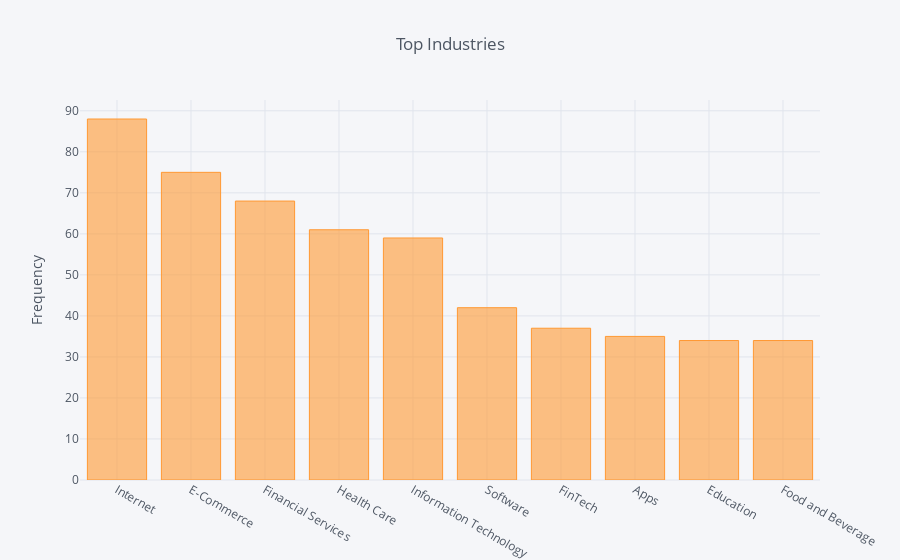

The notebook cell this image was saved under:
### Code cell
org_categories = collections.Counter(itertools.chain.from_iterable(value.split(', ') 
                                                                   for value in funding['Organization_Categories']))
org_categories = pd.DataFrame.from_dict(org_categories, orient='index').sort_values(by=[0], ascending=False)[:10]
org_categories.iplot(kind='bar', yTitle='Frequency', title='Top Industries')

### Figure 1 — Plotly figure (JSON) as saved in the notebook; plotly's stock layout.template omitted (floating-point values rounded to 4 significant figures)
{"data": [{"marker": {"color": "rgba(255, 153, 51, 0.6)", "line": {"color": "rgba(255, 153, 51, 1.0)", "width": 1}}, "name": "0", "orientation": "v", "text": "", "type": "bar", "uid": "7a62bfd1-733e-4f9c-931c-f01c532cb04a", "x": ["Internet", "E-Commerce", "Financial Services", "Health Care", "Information Technology", "Software", "FinTech", "Apps", "Education", "Food and Beverage"], "y": [88, 75, 68, 61, 59, 42, 37, 35, 34, 34]}], "layout": {"legend": {"bgcolor": "#F5F6F9", "font": {"color": "#4D5663"}}, "paper_bgcolor": "#F5F6F9", "plot_bgcolor": "#F5F6F9", "title": {"font": {"color": "#4D5663"}, "text": "Top Industries"}, "xaxis": {"gridcolor": "#E1E5ED", "showgrid": true, "tickfont": {"color": "#4D5663"}, "title": {"font": {"color": "#4D5663"}, "text": ""}, "zerolinecolor": "#E1E5ED"}, "yaxis": {"gridcolor": "#E1E5ED", "showgrid": true, "tickfont": {"color": "#4D5663"}, "title": {"font": {"color": "#4D5663"}, "text": "Frequency"}, "zerolinecolor": "#E1E5ED"}}}
